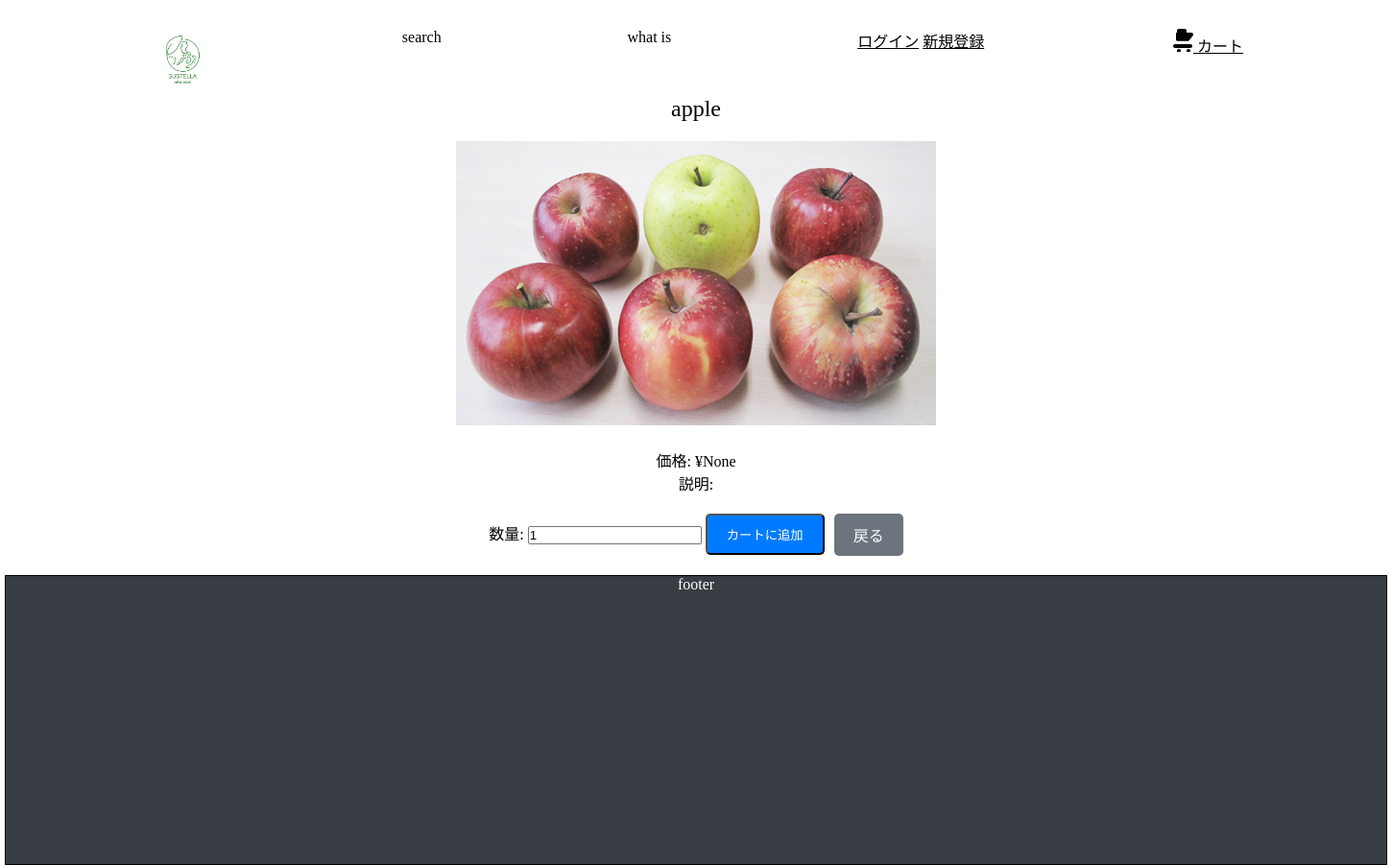
The page /store/1 on the database as committed earlier.
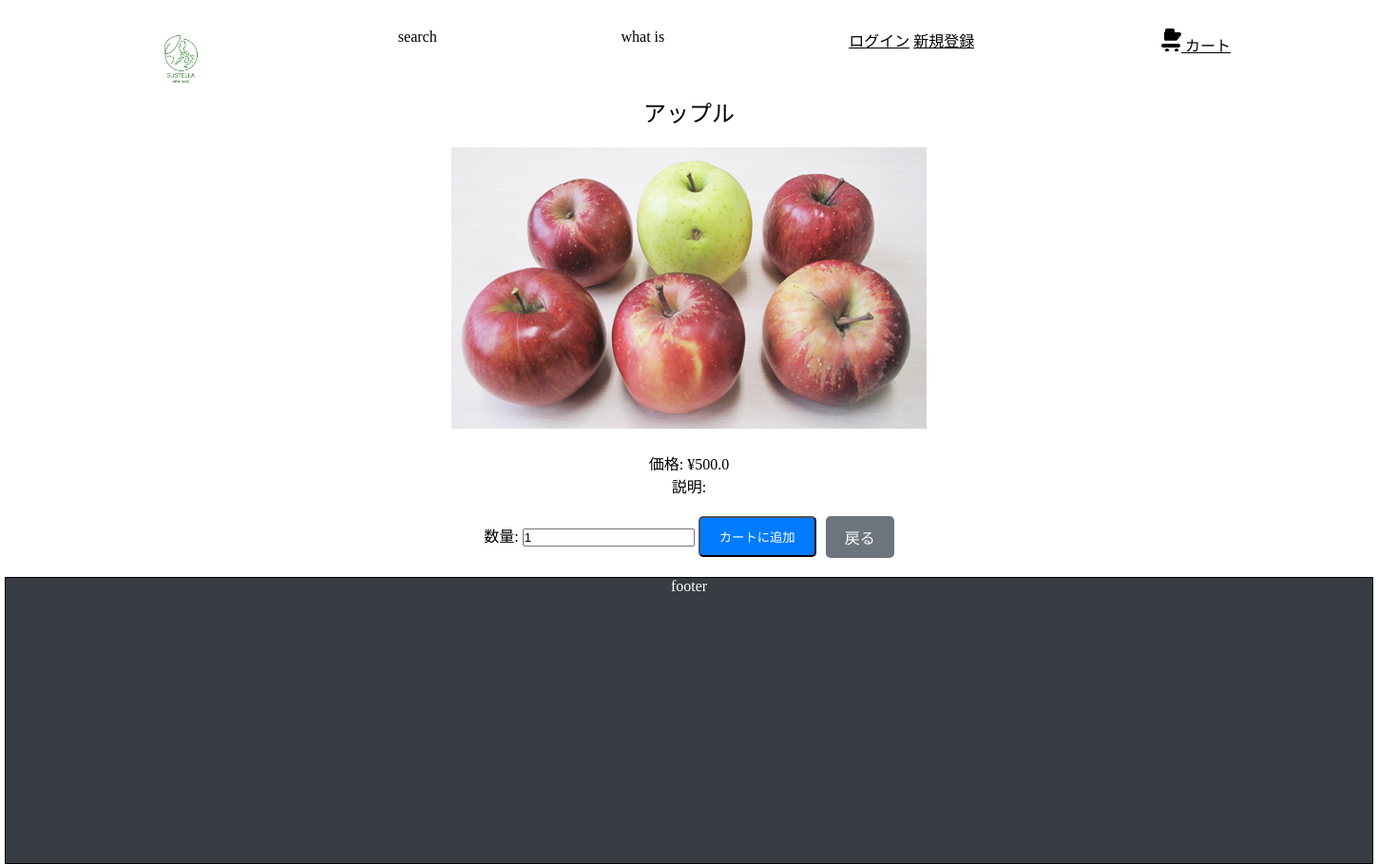
The same page on the database as committed later.
### app/models.py (models this page shows)
class Product(db.Model):
    __tablename__ = 'products'
    id = db.Column(db.Integer, primary_key=True)
    name = db.Column(db.String(50), nullable=False)
    category = db.Column(db.String(50), nullable=True)
    defect_reason = db.Column(db.String(100))
    purchase_price = db.Column(db.Float, nullable=True)
    sale_price = db.Column(db.Float, nullable=True)
    status = db.Column(db.Enum("available", "not_available", name="product_status"), default="available")

### app/routes.py (the view)
@bp.route('/store/<int:id>')
def store(id):
    product = Product.query.get_or_404(id)
    image_url = url_for('static', filename=f'img/product/{product.id}.jpg')
    return render_template('store.html', product=product, image_url=image_url)

### app/templates/store.html (shortened to what this page needs)
{% extends "layout.html" %}
{% block content %}
<div class="product-detail-container">
  <div class="product-detail">
    <h1 class="product-title">{{ product.name }}</h1>
    <div class="product-image">
      <img src="{{ image_url }}" alt="{{ product.name }}" />
    </div>
    <div class="product-info">
      <p><strong>価格:</strong> ¥{{ product.sale_price }}</p>
      <p><strong>説明:</strong> {{ product.description }}</p>
    </div>
    <div class="product-actions">
      <form action="{{ url_for('main.add_to_cart', product_id=product.id) }}" method="POST">
        <label for="quantity">数量:</label>
        <input type="number" name="quantity" id="quantity" value="1" min="1" required />
        <button type="submit" class="btn btn-primary">カートに追加</button>
      </form>
      <a href="/" class="btn btn-secondary">戻る</a>
    </div>
  </div>
</div>
{% endblock %}

### app/templates/layout.html (shortened to what this page needs)
<!DOCTYPE html>
<html lang="ja">
<head>
    <link rel="stylesheet" href="/static/css/reset-min.css">
    <link rel="stylesheet" href="/static/css/style.css">
</head>
{% include "hed.html" %}
<body>
    {% block content %}{% endblock %}
</body>
{% include "foot.html" %}
</html>

### app/templates/hed.html (shortened to what this page needs)
{% block hed %}
<header>
  <div class="header-wrapper flex-box">
    <div class="header-content">
      <a href="/"><img src="{{ url_for('static', filename='img/logo_3.png') }}" alt=""></a>
    </div>
    <div class="header-content">
      <p>search</p>
    </div>
    <div class="header-content">
      <p>what is</p>
    </div>
    <div class="header-content">
      {% if current_user.is_authenticated %}
        <a href="{{ url_for('main.profile') }}">プロフィール</a>
        <a href="{{ url_for('main.logout') }}">ログアウト</a>
      {% else %}
        <a href="{{ url_for('main.login') }}">ログイン</a>
        <a href="{{ url_for('main.register') }}">新規登録</a>
      {% endif %}
    </div>
    <div class="header-content">
      <a href="{{ url_for('main.cart') }}" class="cart-icon">
        カート
      </a>
    </div>
  </div>
</header>
{% endblock %}

### app/templates/foot.html (shortened to what this page needs)
<footer>
  <p>footer
  </p>
</footer>

### app/static/css/style.css (style rules this page uses)
.flex-box { display: flex; }
a { color: black; }
p { text-align: center; }
body { width: 1440px; margin: auto; }
.header-wrapper { height: 60px; justify-content: space-between; padding: 20px 100px 0; }
.header-content { padding: 10px 50px; border: none; }
.header-content a img { width: 70px; }
footer { height: 300px; border: 1px black solid; background-color: #383d43; }
footer p { color: white; }
html { height: 100%; }
.cart-icon { position: relative; display: inline-block; }

### app/templates/store.html (style rules this page uses)
.product-detail-container { max-width: 800px; margin: 0 auto; padding: 20px; }
.product-detail { text-align: center; }
.product-title { font-size: 24px; margin-bottom: 20px; }
.product-image img { max-width: 100%; height: auto; margin-bottom: 20px; }
.product-info { margin-bottom: 20px; }
.product-actions { display: flex; justify-content: center; gap: 10px; }
.btn { padding: 10px 20px; text-decoration: none; color: white; border-radius: 5px; }
.btn-primary { background-color: #007bff; }
.btn-secondary { background-color: #6c757d; }

Rows that differ between the two databases and show on the page:
changed Product: name "apple" → "アップル"; sale_price "None" → "500.0"
